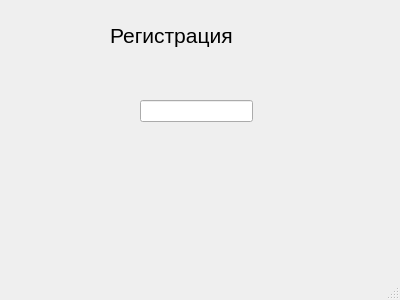
<?xml version="1.0" encoding="UTF-8"?>
<ui version="4.0">
 <class>MainWindow</class>
 <widget class="QMainWindow" name="MainWindow">
  <property name="geometry">
   <rect>
    <x>0</x>
    <y>0</y>
    <width>400</width>
    <height>300</height>
   </rect>
  </property>
  <property name="windowTitle">
   <string>Регистрация</string>
  </property>
  <property name="documentMode">
   <bool>false</bool>
  </property>
  <property name="password" stdset="0">
   <string/>
  </property>
  <widget class="QWidget" name="centralwidget">
   <widget class="QLabel" name="label">
    <property name="geometry">
     <rect>
      <x>110</x>
      <y>10</y>
      <width>151</width>
      <height>51</height>
     </rect>
    </property>
    <property name="maximumSize">
     <size>
      <width>151</width>
      <height>16777215</height>
     </size>
    </property>
    <property name="font">
     <font>
      <pointsize>16</pointsize>
     </font>
    </property>
    <property name="text">
     <string>Регистрация</string>
    </property>
   </widget>
   <widget class="QLineEdit" name="lineEdit">
    <property name="geometry">
     <rect>
      <x>140</x>
      <y>100</y>
      <width>113</width>
      <height>22</height>
     </rect>
    </property>
    <property name="text">
     <string/>
    </property>
   </widget>
  </widget>
  <widget class="QStatusBar" name="statusbar"/>
 </widget>
 <resources/>
 <connections/>
</ui>
